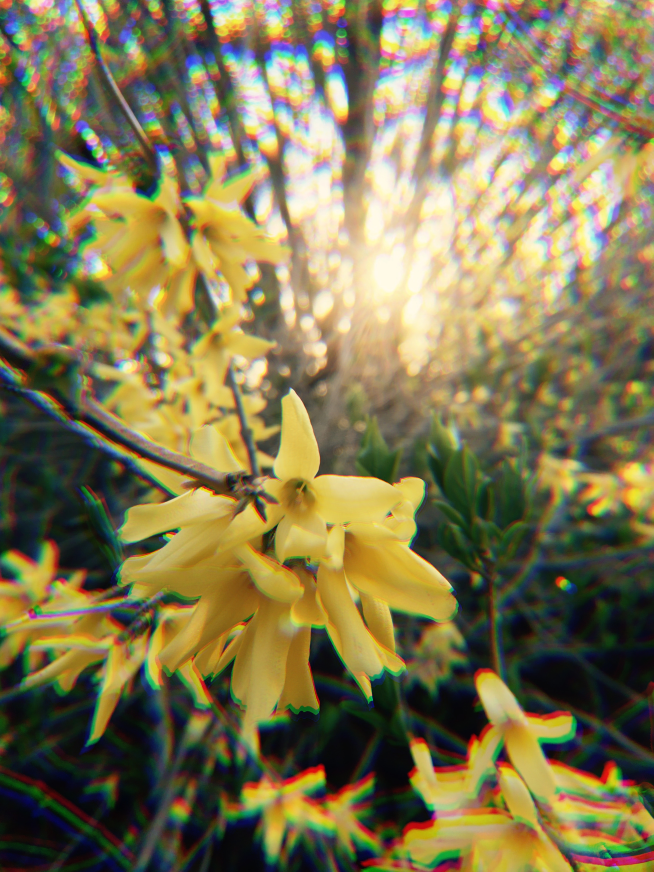
#> input picture flower_chrabed.jpg, 1961 x 2615 px, given in place of , which was not available (shown at 1/3 size)
$ python chrab.py flower_chrabed.jpg
#> lines starting #> are read from the running program, lines starting #| are printed output that depends on the picture; pictures that were not available may be replaced by others from this repository, and a replacement may not be noted
import math
from PIL import Image
import numpy as np
import scipy as sp
import scipy.interpolate
import sys
import warnings
import string
import sys, getopt

# LOAD THE JPEG IMAGE
def ldimage(inputFilePath):
    img = Image.open(inputFilePath)
    return img

# CALCULATE MUTUAL INFORMATION
# [11 lines left out: function mut_info, not called in this run]

# THIS CLASS CALCULATES AND STORES THE PARAMS FOR A SAMPLING WINDOW.
# IT MAKES IT EASIER TO TRANSFER THESE PARAMETERS BETWEEN FUNCTIONS.
class RegionParams:
    cx=0

# [13 lines left out: function getRegionParams, not called in this run]

# THIS GETS A REGION FROM AN IMAGE USING THE PARAMETERS IN A RegionParams OBJECT
def getRegion(img,regionParams):
    region=img[regionParams.top_row:regionParams.bottom_row+1, regionParams.left_col:regionParams.right_col+1]
    return region

# THIS FUNCTION WARPS A REGION IN THE GREEEN CHANNEL. THE WARPING IS DONE BY MOVING PIXEL POSITIONS BY A GIVEN ALPHA VALUE
# AFTER WE MOVE THE PIXEL POSITIONS, THE PIXEL POSITIONS WILL FALL IN PLACES THAT ARE NOT INTEGERS AND WHICH DO NOT CORRESPONDS TO
# TO THE PIXEL POSITIONS OF A REGULAR IMAGE [0,0][0,1],...[WIDTH,HEIGHT]. THEREFORE, WE MUST USE INTERPOLATION TO INTERPOLATE THE PIXEL
# VALUES AT THE PIXEL POSITIONS OF A REGULAR IMAGE. THIS WILL ALLOW US TO CALCULATE MUTUAL INFORMATION LATER ON.
# [24 lines left out: function warpRegion, not called in this run]

# THE MAIN
def main(argv):
    # TAKE IN THE PARAMS
    inputfile = ''
    channel = ''
    try:
      opts, args = getopt.getopt(argv,"hi:c:",["ifile=","channel="])
    except getopt.GetoptError:
      print('measure.py -i <inputfile> -c <red or blue>')
      sys.exit(2)
    for opt, arg in opts:
      if opt == '-h':
         print('measure.py -i <inputfile> -c <red or blue>')
         sys.exit()
      elif opt in ("-i", "--ifile"):
         inputfile = arg
      elif opt in ("-c", "--channel"):
         channel = arg
    print('Input file is ', inputfile)
    print('Channel is ', channel)

    np. set_printoptions(suppress=True)

    # LOAD IMAGE
    img=ldimage(inputfile)
#> in ldimage, img is the input picture: PIL image 1961x2615 RGB; mean R, G, B 130.5, 121.2, 81.2
    # SPLIT INTO BANDS
    r, g, b = img.split()
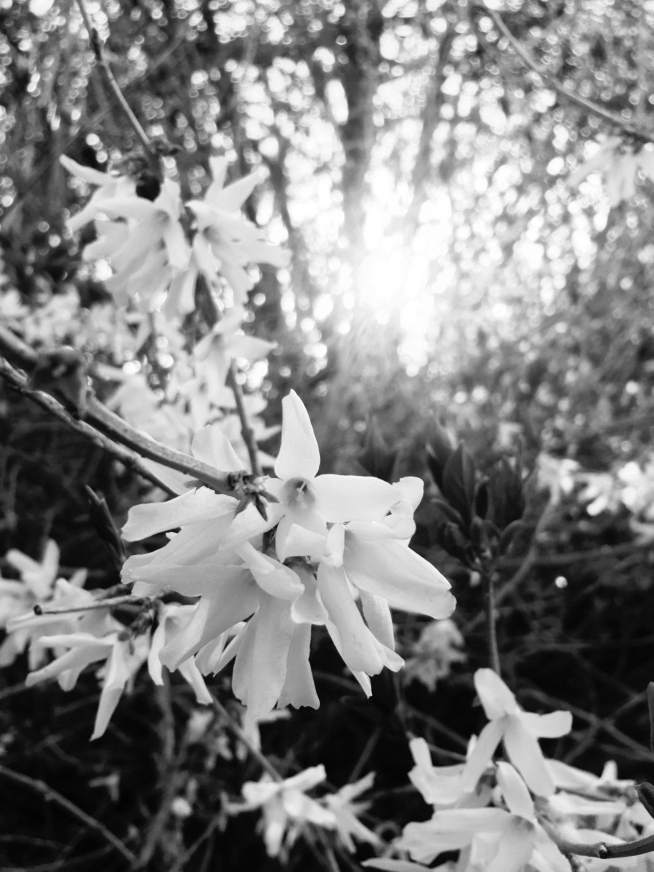
#> r: PIL image 1961x2615 L (shown at 1/3 size); min 0, max 255, mean 130.5
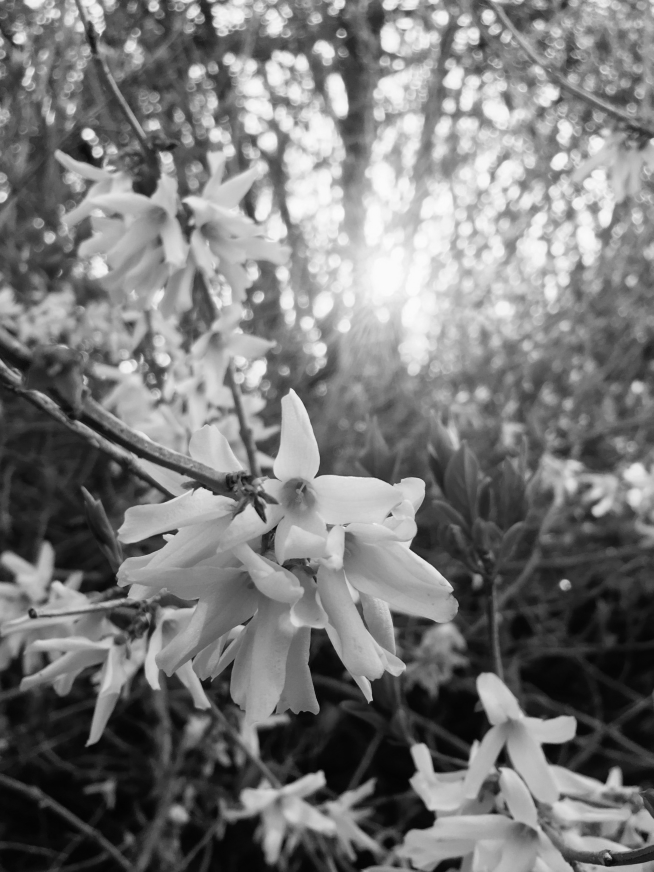
#> g: PIL image 1961x2615 L (shown at 1/3 size); min 0, max 252, mean 121.2
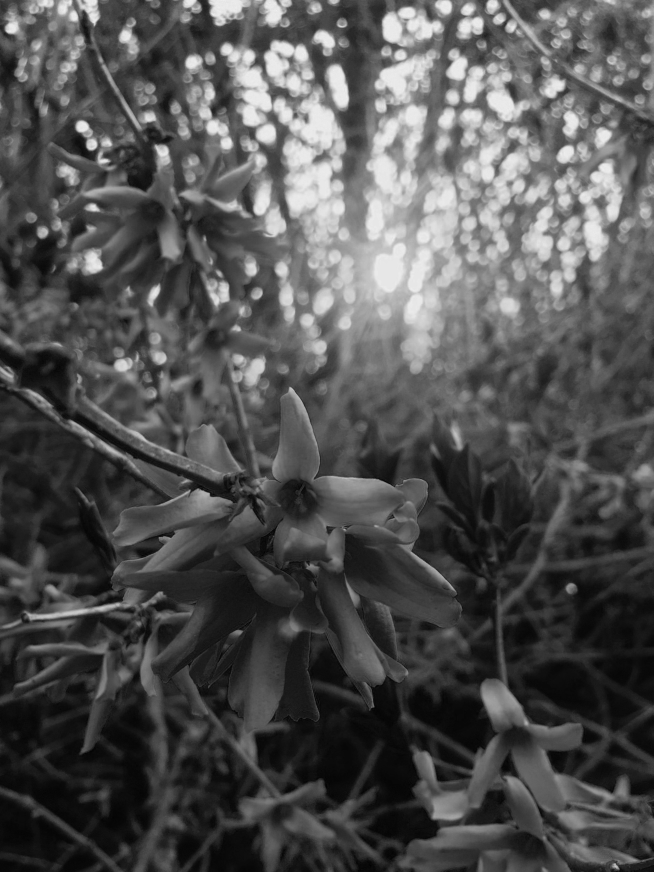
#> b: PIL image 1961x2615 L (shown at 1/3 size); min 0, max 245, mean 81.2

    #creating an array of pixels so that we can access them
    gg = np.array(g)

    # TAKE THE CHANNEL THE USER WANTS
    if(channel=='red'):
        cc=np.array(r)
    elif(channel=='blue'):
        cc=np.array(b)
    else:
#> (the run stopped early here; a loop or call above may not have finished)
